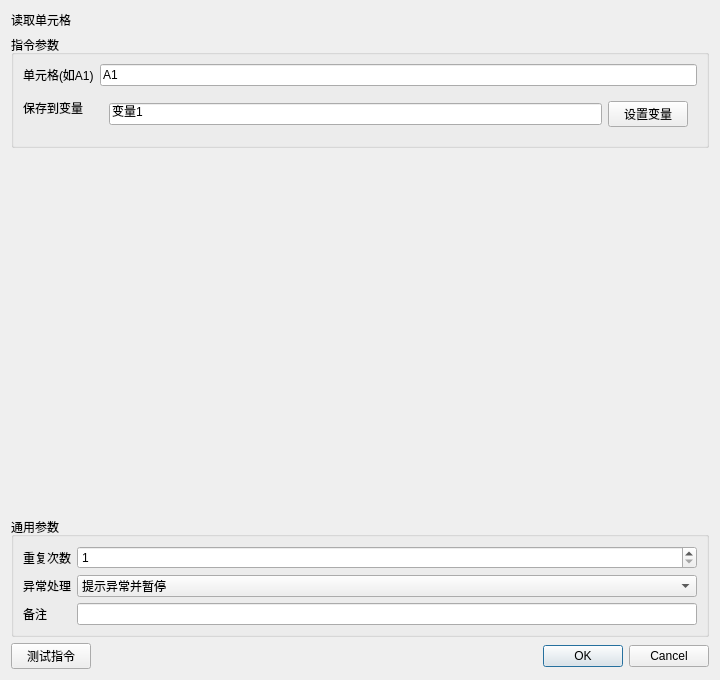
<?xml version="1.0" encoding="UTF-8"?><ui version="4.0"><class>InstructionEditor</class><widget class="QDialog" name="InstructionEditor"><property name="geometry"><rect><x>0</x><y>0</y><width>720</width><height>680</height></rect></property><layout class="QVBoxLayout" name="rootLayout"><item><widget class="QLabel" name="titleLabel"><property name="text"><string>读取单元格</string></property></widget></item><item><widget class="QGroupBox" name="parameterGroupBox"><property name="title"><string>指令参数</string></property><layout class="QFormLayout" name="parameterFormLayout"><item row="0" column="0"><widget class="QLabel" name="label_0"><property name="text"><string>单元格(如A1)</string></property></widget></item><item row="0" column="1"><widget class="QLineEdit" name="parameter_0"><property name="text"><string>A1</string></property></widget></item><item row="1" column="0"><widget class="QLabel" name="label_1"><property name="text"><string>保存到变量</string></property></widget></item><item row="1" column="1"><widget class="QWidget" name="container_1"><layout class="QHBoxLayout" name="fieldLayout_1"><item><widget class="QLineEdit" name="parameter_1"><property name="text"><string>变量1</string></property></widget></item><item><widget class="QPushButton" name="auxiliary_1"><property name="text"><string>设置变量</string></property></widget></item></layout></widget></item></layout></widget></item><item><spacer name="verticalSpacer"><property name="orientation"><enum>Qt::Vertical</enum></property><property name="sizeHint" stdset="0"><size><width>20</width><height>20</height></size></property></spacer></item>
<item><widget class="QGroupBox" name="commonGroupBox"><property name="title"><string>通用参数</string></property><layout class="QFormLayout" name="commonFormLayout">
<item row="0" column="0"><widget class="QLabel" name="repeatLabel"><property name="text"><string>重复次数</string></property></widget></item><item row="0" column="1"><widget class="QSpinBox" name="repeatSpinBox"><property name="minimum"><number>1</number></property><property name="maximum"><number>999999</number></property><property name="value"><number>1</number></property></widget></item>
<item row="1" column="0"><widget class="QLabel" name="errorPolicyLabel"><property name="text"><string>异常处理</string></property></widget></item><item row="1" column="1"><widget class="QComboBox" name="errorPolicyComboBox"><item><property name="text"><string>自动跳过</string></property></item><item><property name="text"><string>提示异常并暂停</string></property></item><item><property name="text"><string>提示异常并停止</string></property></item><property name="currentIndex"><number>1</number></property></widget></item>
<item row="2" column="0"><widget class="QLabel" name="noteLabel"><property name="text"><string>备注</string></property></widget></item><item row="2" column="1"><widget class="QLineEdit" name="noteEdit"/></item>
</layout></widget></item>
<item><layout class="QHBoxLayout" name="footerLayout"><item><widget class="QPushButton" name="testButton"><property name="text"><string>测试指令</string></property></widget></item><item><spacer name="footerSpacer"><property name="orientation"><enum>Qt::Horizontal</enum></property><property name="sizeHint" stdset="0"><size><width>40</width><height>20</height></size></property></spacer></item><item><widget class="QDialogButtonBox" name="buttonBox"><property name="standardButtons"><set>QDialogButtonBox::Cancel|QDialogButtonBox::Ok</set></property></widget></item></layout></item>
</layout></widget><resources/><connections/></ui>
